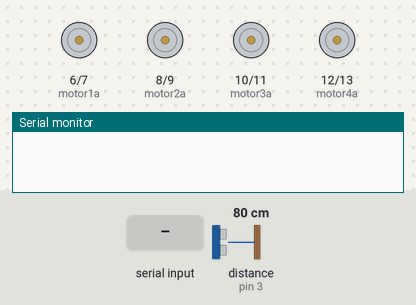
This sketch was run on a simulated Arduino Uno, built with avr-gcc and run on an emulated ATmega328P. Parts: motor-driver pin pairs drawn as motors (green arrow = first pin HIGH = forward, orange = second pin HIGH = backward, longer = more drive), the last lines printed to the serial monitor. The test bench sets the inputs (shaded band); at power-on: distance to the obstacle (sensor on pin 3) 80 cm. The echo pulse lasts 58.3 µs per cm.

Above: at 1.2 s.
1.3 s: "F" received over the second serial link
At 2.5 s:
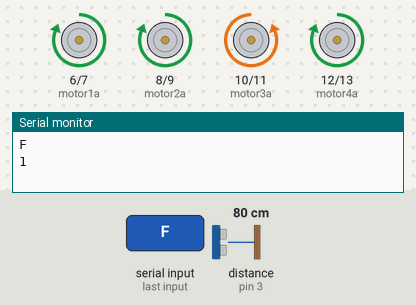
2.8 s: "B" received over the second serial link
At 3.6 s:
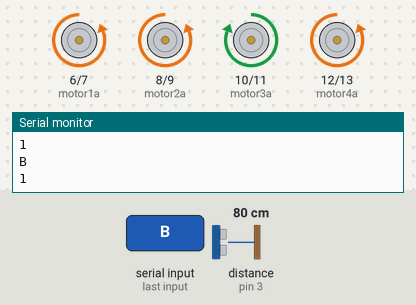
4.3 s: "L" received over the second serial link
At 4.7 s:
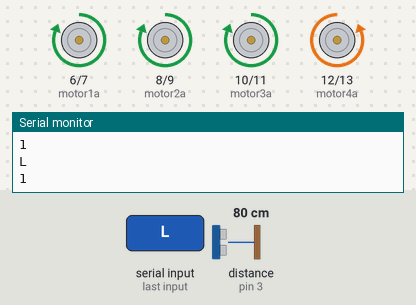
5.8 s: "R" received over the second serial link
At 7.0 s:
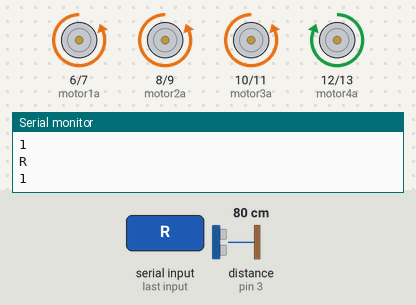
7.3 s: "G" received over the second serial link
At 8.2 s:
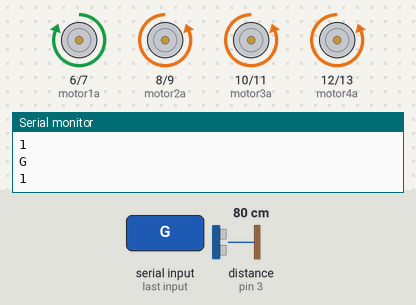
8.8 s: "I" received over the second serial link
At 9.3 s:
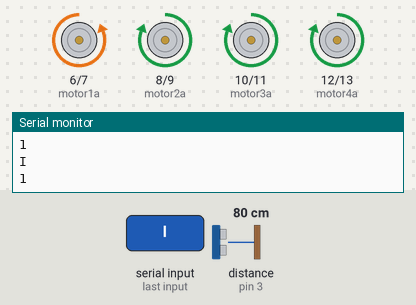
Timing chart, 0 to 11.3 s (numbered marks = the images above; inputs shaded):
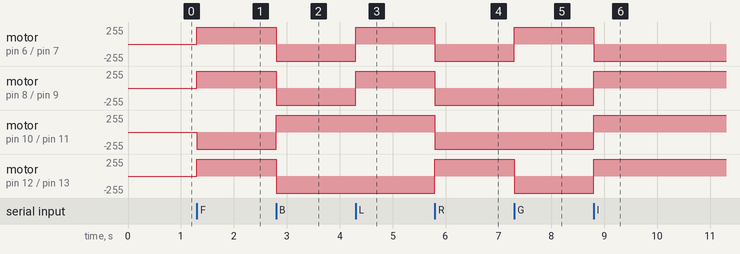

The sketch:

blucar.ino
```cpp
#include <SoftwareSerial.h>
SoftwareSerial HC05(0,1);

#define motor1a 6
#define motor1b 7
#define motor2a 8
#define motor2b 9
#define motor3a 10
#define motor3b 11
#define motor4a 12
#define motor4b 13
#define trig 2
#define echo 3
char control;
bool go = true;

void setup(){
    Serial.begin(9600);
    HC05.begin(9600);
    pinMode(motor1a, OUTPUT);
    pinMode(motor1b, OUTPUT);
    pinMode(motor2a, OUTPUT);
    pinMode(motor2b, OUTPUT);
    pinMode(motor3a, OUTPUT);
    pinMode(motor3b, OUTPUT);
    pinMode(motor4a, OUTPUT);
    pinMode(motor4b, OUTPUT);
    pinMode(trig, OUTPUT);
    pinMode(echo, INPUT);
}
int getDistance(){
  unsigned long duration; // biến đo thời gian
  int distance;           // biến lưu khoảng cách

  /* Phát xung từ chân trig */
  digitalWrite(trig,0);   // tắt chân trig
  delayMicroseconds(2);
  digitalWrite(trig,1);   // phát xung từ chân trig
  delayMicroseconds(5);   // xung có độ dài 5 microSeconds
  digitalWrite(trig,0);   // tắt chân trig

  /* Tính toán thời gian */
  // Đo độ rộng xung HIGH ở chân echo.
  duration = pulseIn(echo,HIGH);
  // Tính khoảng cách đến vật.
  distance = int(duration/2/29.412);
  return distance;
}
void stopm(){
  digitalWrite(motor1a, 0);
  digitalWrite(motor1b, 0);
  digitalWrite(motor2a, 0);
  digitalWrite(motor2b, 0);
  digitalWrite(motor3a, 0);
  digitalWrite(motor3b, 0);
  digitalWrite(motor4a, 0);
  digitalWrite(motor4b, 0);
}
void goAhead(){
  digitalWrite(motor1a, 1);
  digitalWrite(motor1b, 0); //1
  digitalWrite(motor2a, 1); //1
  digitalWrite(motor2b, 0);
  digitalWrite(motor3a, 0);
  digitalWrite(motor3b, 1);//1
  digitalWrite(motor4a, 1);
  digitalWrite(motor4b, 0);
}
void backward(){
  digitalWrite(motor1a, 0);
  digitalWrite(motor1b, 1);
  digitalWrite(motor2a, 0);
  digitalWrite(motor2b, 1);
  digitalWrite(motor3a, 1);
  digitalWrite(motor3b, 0);
  digitalWrite(motor4a, 0);
  digitalWrite(motor4b, 1);
}
void turnLeft(){
  digitalWrite(motor1a, 1);
  digitalWrite(motor1b, 0); //1
  digitalWrite(motor2a, 1); //1
  digitalWrite(motor2b, 0);
  digitalWrite(motor3a, 1);
  digitalWrite(motor3b, 0);
  digitalWrite(motor4a, 0);
  digitalWrite(motor4b, 1);
}
void turnRight(){
  digitalWrite(motor1a, 0);
  digitalWrite(motor1b, 1);
  digitalWrite(motor2a, 0);
  digitalWrite(motor2b, 1);
  digitalWrite(motor3a, 0);
  digitalWrite(motor3b, 1);//1
  digitalWrite(motor4a, 1);
  digitalWrite(motor4b, 0);
}
void slipLeft(){
  digitalWrite(motor1a, 1);
  digitalWrite(motor1b, 0); //1
  digitalWrite(motor2a, 0); //1
  digitalWrite(motor2b, 1);
  digitalWrite(motor3a, 0);
  digitalWrite(motor3b, 1);//1
  digitalWrite(motor4a, 0);
  digitalWrite(motor4b, 1);

}
void slipRight(){
  digitalWrite(motor1a, 0);
  digitalWrite(motor1b, 1); //1
  digitalWrite(motor2a, 1); //1
  digitalWrite(motor2b, 0);
  digitalWrite(motor3a, 1);
  digitalWrite(motor3b, 0);//1
  digitalWrite(motor4a, 1);
  digitalWrite(motor4b, 0);
}
void loop(){
  if(HC05.available()>0){
    control = HC05.read();
    Serial.println(control);
    Serial.println(go);
    switch(control){
      case 'F':
        if(go)
          goAhead();
        else
          stopm();
        if(getDistance() <= 10){
          go = false;
        }else{
          go = true;
        }
        break;
      case 'B':
        backward();
        break;
      case 'L':
        turnLeft();
        break;
      case 'R':
        turnRight();
        break;
      case 'G':
        slipLeft();
        break;
      case 'I':
        slipRight();
        break;
      case 'S':
        stopm();
        break;
     }
  }
}
```

Measured:
- after the input at 1.3 s, motor on pin 6 (motor1a) / pin 7 (motor1b), motor on pin 8 (motor2a) / pin 9 (motor2b), motor on pin 12 (motor4a) / pin 13 (motor4b): stopped → forward 255/255 at once; motor on pin 10 (motor3a) / pin 11 (motor3b): stopped → backward 255/255 at once
- after the input at 2.8 s, motor on pin 6 (motor1a) / pin 7 (motor1b), motor on pin 8 (motor2a) / pin 9 (motor2b), motor on pin 12 (motor4a) / pin 13 (motor4b): forward 255/255 → backward 255/255 at once; motor on pin 10 (motor3a) / pin 11 (motor3b): backward 255/255 → forward 255/255 at once
- after the input at 4.3 s, motor on pin 6 (motor1a) / pin 7 (motor1b), motor on pin 8 (motor2a) / pin 9 (motor2b): backward 255/255 → forward 255/255 at once
- after the input at 5.8 s, motor on pin 6 (motor1a) / pin 7 (motor1b), motor on pin 8 (motor2a) / pin 9 (motor2b), motor on pin 10 (motor3a) / pin 11 (motor3b): forward 255/255 → backward 255/255 at once; motor on pin 12 (motor4a) / pin 13 (motor4b): backward 255/255 → forward 255/255 at once
- after the input at 7.3 s, motor on pin 6 (motor1a) / pin 7 (motor1b): backward 255/255 → forward 255/255 at once; motor on pin 12 (motor4a) / pin 13 (motor4b): forward 255/255 → backward 255/255 at once
- after the input at 8.8 s, motor on pin 6 (motor1a) / pin 7 (motor1b): forward 255/255 → backward 255/255 at once; motor on pin 8 (motor2a) / pin 9 (motor2b), motor on pin 10 (motor3a) / pin 11 (motor3b), motor on pin 12 (motor4a) / pin 13 (motor4b): backward 255/255 → forward 255/255 at once
